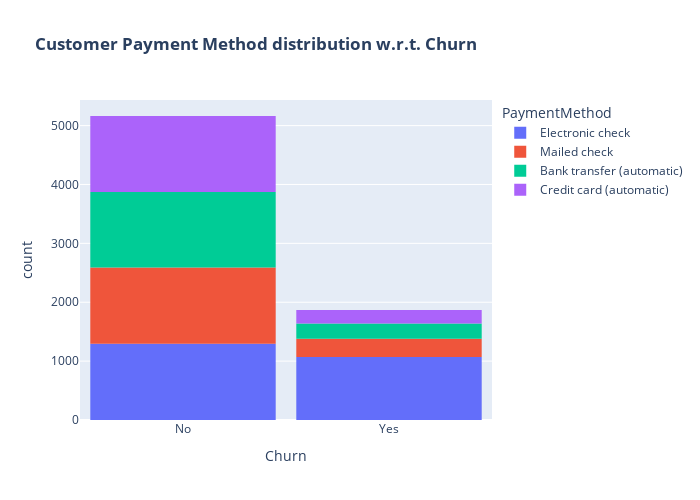

Notebook code cell kept with this figure:
### Code cell
fig = px.histogram(df, x="Churn", color="PaymentMethod", title="<b>Customer Payment Method distribution w.r.t. Churn</b>")
fig.update_layout(width=700, height=500, bargap=0.1)
fig.show()

### Figure 1 — Plotly figure (JSON) as saved in the notebook; plotly's stock layout.template omitted (floating-point values rounded to 4 significant figures; data arrays with more than 128 entries replaced by an {"elided": "..."} marker saying what was removed)
{"data": [{"alignmentgroup": "True", "bingroup": "x", "hovertemplate": "PaymentMethod=Electronic check<br>Churn=%{x}<br>count=%{y}<extra></extra>", "legendgroup": "Electronic check", "marker": {"color": "#636efa", "pattern": {"shape": ""}}, "name": "Electronic check", "offsetgroup": "Electronic check", "orientation": "v", "showlegend": true, "type": "histogram", "x": {"elided": "2365 str values"}, "xaxis": "x", "yaxis": "y"}, {"alignmentgroup": "True", "bingroup": "x", "hovertemplate": "PaymentMethod=Mailed check<br>Churn=%{x}<br>count=%{y}<extra></extra>", "legendgroup": "Mailed check", "marker": {"color": "#EF553B", "pattern": {"shape": ""}}, "name": "Mailed check", "offsetgroup": "Mailed check", "orientation": "v", "showlegend": true, "type": "histogram", "x": {"elided": "1604 str values"}, "xaxis": "x", "yaxis": "y"}, {"alignmentgroup": "True", "bingroup": "x", "hovertemplate": "PaymentMethod=Bank transfer (automatic)<br>Churn=%{x}<br>count=%{y}<extra></extra>", "legendgroup": "Bank transfer (automatic)", "marker": {"color": "#00cc96", "pattern": {"shape": ""}}, "name": "Bank transfer (automatic)", "offsetgroup": "Bank transfer (automatic)", "orientation": "v", "showlegend": true, "type": "histogram", "x": {"elided": "1542 str values"}, "xaxis": "x", "yaxis": "y"}, {"alignmentgroup": "True", "bingroup": "x", "hovertemplate": "PaymentMethod=Credit card (automatic)<br>Churn=%{x}<br>count=%{y}<extra></extra>", "legendgroup": "Credit card (automatic)", "marker": {"color": "#ab63fa", "pattern": {"shape": ""}}, "name": "Credit card (automatic)", "offsetgroup": "Credit card (automatic)", "orientation": "v", "showlegend": true, "type": "histogram", "x": {"elided": "1521 str values"}, "xaxis": "x", "yaxis": "y"}], "layout": {"bargap": 0.1, "barmode": "relative", "height": 500, "legend": {"title": {"text": "PaymentMethod"}, "tracegroupgap": 0}, "title": {"text": "<b>Customer Payment Method distribution w.r.t. Churn</b>"}, "width": 700, "xaxis": {"anchor": "y", "autorange": true, "domain": [0, 1], "range": [-0.5, 1.5], "title": {"text": "Churn"}, "type": "category"}, "yaxis": {"anchor": "x", "autorange": true, "domain": [0, 1], "range": [0, 5435.0], "title": {"text": "count"}}}}
